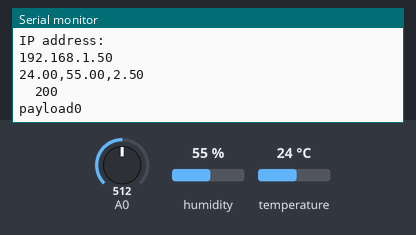
Bench run of a sketch on a simulated ESP8266 (NodeMCU). Parts: the last lines printed to the serial monitor. Inputs (shaded band) come from the test bench; at power-on: humidity 55 %, A0 = 512, temperature 24 °C. WiFi joins after 1.5 s; servers stay silent unless stated; uploads are accepted with an empty reply.

Above: at 2.7 s.
2.8 s: humidity set to 22 %
At 11.91 s:
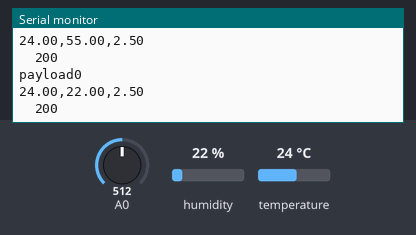
13.0 s: A0 set to 716
At 23.0 s:
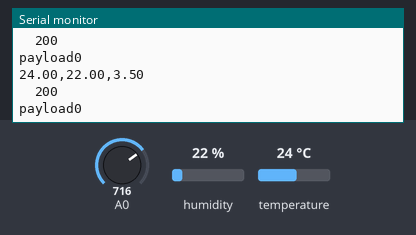
23.2 s: temperature set to 12 °C
At 33.2 s:
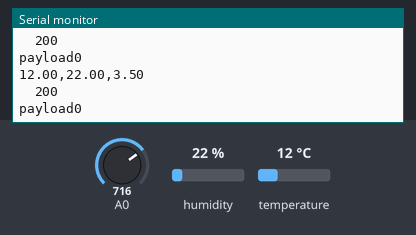
33.4 s: A0 set to 900
At 43.2 s:
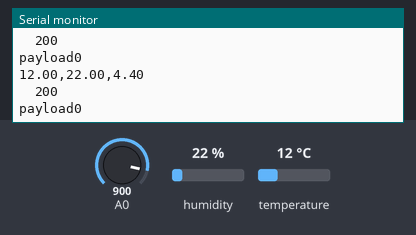
43.6 s: humidity set to 40 %
At 54.2 s:
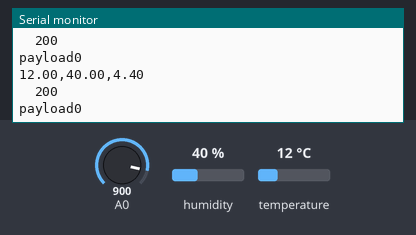
Timing chart, 0 to 54.8 s (numbered marks = the images above; inputs shaded):
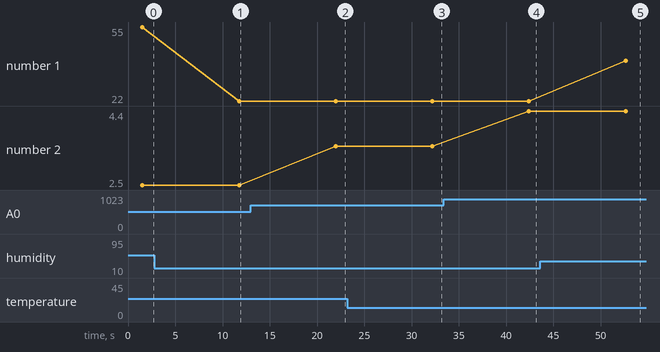

The sketch:

NODEMCU_DHT11.ino
```cpp
//#include <DHTesp.h>

#include <ESP8266WiFi.h>
#include <ESP8266HTTPClient.h>


#define WLAN_SSID       "Redmi"
#define WLAN_PASS       "abcdefgh"
#include "DHT.h"        // including the library of DHT11 temperature and humidity sensor
#define DHTTYPE DHT11   // DHT 11
//IP or name of address root: ie: google.com
//NOT google.com/nothing/after/the/dotcom.html


#define dht_dpin 0
DHT dht(dht_dpin, DHTTYPE);
//unsigned long time;
unsigned long int milli_time;
void setup(void)
{
  dht.begin();
  Serial.begin(115200);
  //Serial.println("Humidity and temperature\n\n");
  //delay(700);
   Serial.println("CLEARDATA");        //This string is defined as a
                                      // commmand for the Excel VBA
                                      // to clear all the rows and columns
  Serial.println("Temperature, Humidity");
                                      //LABEL command creates label for
                                      // columns in the first row with bold font
                                      Serial.println(); Serial.println();
  Serial.print(F("Connecting to "));
  Serial.println(WLAN_SSID);

  WiFi.begin(WLAN_SSID, WLAN_PASS);
  while (WiFi.status() != WL_CONNECTED) {
    delay(500);
    Serial.print(F("."));
  }
  Serial.println();

  Serial.println(F("WiFi connected"));
  Serial.println(F("IP address: ")); Serial.println(WiFi.localIP());
}

void postData(float a, float b) {

   WiFiClient client;

   //the path and file to send the data to:
   String urlGet = "/jsondata";
   //milli_time=millis();
//    float h = dht.readHumidity();
//    float t = dht.readTemperature();
//    Serial.print(t);
//    Serial.print(",");
//     Serial.print(h);
//    Serial.print(",");
 float sensorValue = analogRead(A0);
 float l = sensorValue * (5.0 / 1023.0);
 //float l=100;
 Serial.println(l);
 Serial.print(" ");
 //Serial.println(a);
 int c =(int) a;
 int d =(int)  b;
 int e =(int)  l;
 Serial.print(" ");
  // We now create and add parameters:
  String src = String(c);
  String typ = String(d);
  String valLdr =String(e);
  urlGet += "?temp=" + src + "&humid=" + typ + "&valLdr=" + valLdr;

  HTTPClient http;    //Declare object of class HTTPClient

  String ADCData, station, postData;
  int adcvalue = 123; //Read Analog value of LDR
  ADCData = String(adcvalue);   //String to interger conversion
  station = "A";

  //Post Data
  //postData = '{"humid": ADCData,"temp":station}';
  String URI = "https://trusty-lock-198106.appspot.com" + urlGet;

  http.begin(URI,"b83d313e2d85ed8c3aa56c68f7e563633de8c5e3");              //Specify request destination
  //http.addHeader("Content-Type", "application/json\r\n");    //Specify content-type header

  //int httpCode = http.POST(postData);   //Send the request
  int httpCode = http.GET();
  String payload = http.getString();    //Get the response payload

  //Serial.println(httpCode);   //Print HTTP return code
  //Serial.println(payload);    //Print request response payload
  int payload_value=payload.toInt();
  Serial.println(httpCode);   //Print HTTP return code
  Serial.print("payload");
  Serial.println(payload_value);

  http.end();  //Close connection

}


void loop() {
    milli_time=millis();
    float h = dht.readHumidity();
    float t = dht.readTemperature();
   // Serial.print(milli_time);
   // Serial.print(",");
    //Serial.print("temperature = ");
    Serial.print(t);
    //Serial.println("C  ");
    Serial.print(",");
    //Serial.print("humidity = ");
    Serial.print(h);
    //Serial.print("%  ");
    Serial.print(",");
    postData(t,h);

    delay(5000);

    // read the input on analog pin 0:
 // int sensorValue = analogRead(A0);

  // Convert the analog reading (which goes from 0 - 1023) to a voltage (0 - 5V):
  //float voltage = sensorValue * (5.0 / 1023.0);

  // print out the value you read:
 //Serial.println(voltage);
  //Serial.println(sensorValue);
  delay(5000);

}
```

Measured:
- after the input at 2.8 s, the serial monitor: prints a new line after 9.0 s (image 1)
- after the input at 13.0 s, the serial monitor: prints a new line after 9.0 s (image 2)
- after the input at 23.2 s, the serial monitor: prints a new line after 9.0 s (image 3)
- after the input at 33.4 s, the serial monitor: prints a new line after 9.0 s (image 4)
- after the input at 43.6 s, the serial monitor: prints a new line after 9.0 s (image 5)
- plotted number 1: 55 → 22 after the input at 2.8 s, 22 → 40 after the input at 43.6 s
- plotted number 2: 2.5 → 3.5 after the input at 13.0 s, 3.5 → 4.4 after the input at 33.4 s
